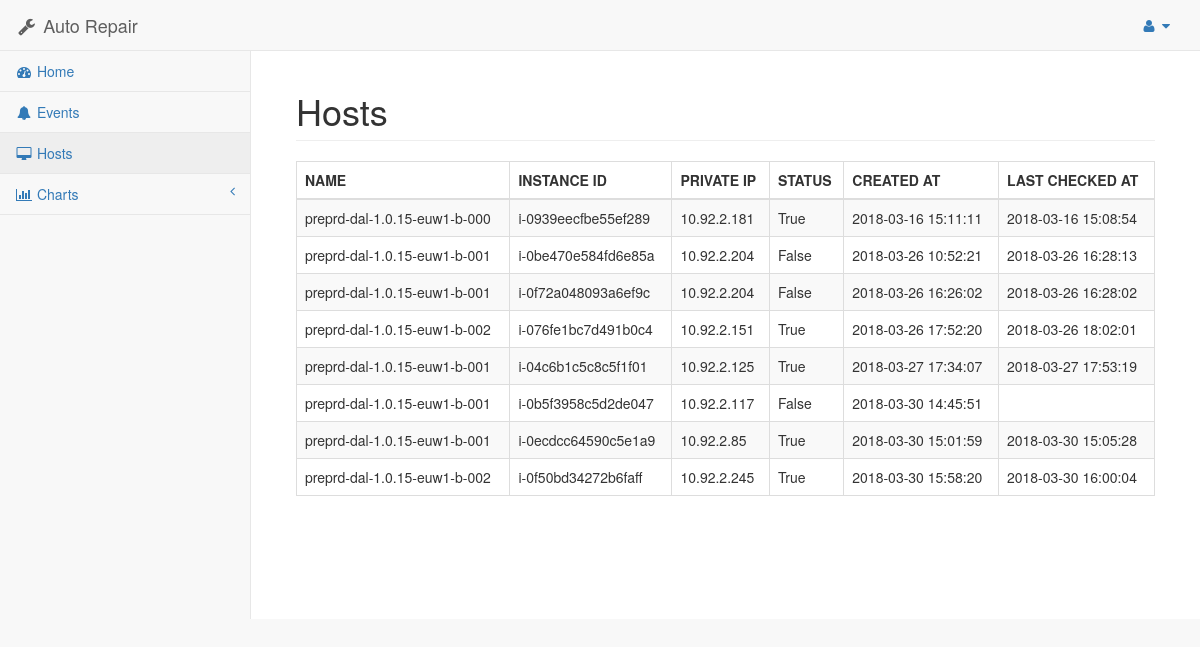
The app's page /hosts/ (signed in) with its own data.
### asset/models.py (models this page shows, shortened)
class EC2Instance(models.Model):
    module = models.ForeignKey(Module)
    region = models.ForeignKey(Region)
    status = models.BooleanField()
    active = models.BooleanField(default=True)
    last_checked_at = models.DateTimeField(blank=True, null=True)
    created_at = models.DateTimeField(auto_now_add=True)
    note = models.TextField(default="")
    name = models.CharField(max_length=500)
    instance_id = models.CharField(max_length=500)
    username = models.CharField(max_length=100)
    private_ip_address = models.CharField(max_length=500)
    key_pair = models.CharField(max_length=500)

### asset/views.py (the view)
# urls.py: url(r'hosts/$', views.HostsView.as_view(), name='hosts'),
class HostsView(View):
    template_name = 'asset/hosts.html'
    context = {
        'title': "Hosts"
    }
    @method_decorator(login_required)
    def get(self, request):
        hosts = EC2Instance.objects.all()
        if request.GET.get('region_name'):
            hosts = hosts.filter(region__name=request.GET.get('region_name'))
        self.context['hosts'] = hosts
        return render(request, self.template_name, self.context)

### asset/templates/asset/hosts.html
{% extends 'asset/layout.html' %}
{% block content %}
<table class="table table-striped table-bordered table-hover">
    <thead>
        <th>NAME</th>
        <th>INSTANCE ID</th>
        <th>PRIVATE IP</th>
        <th>STATUS</th>
        <th>CREATED AT</th>
        <th>LAST CHECKED AT</th>
    </thead>
    <tbody>
        {% for host in hosts %}
        <tr>
            <td>{{host.name}}</td>
            <td>{{host.instance_id}}</td>
            <td>{{host.private_ip_address}}</td>
            <td>{{host.status}}</td>
            <td>{{host.created_at|date:"Y-m-d H:i:s"}}</td>
            <td>{{host.last_checked_at|date:"Y-m-d H:i:s"}}</td>
        </tr>
        {% endfor %}
    </tbody>
</table>
{% endblock %}

### records on screen
EC2Instance: name "preprd-dal-1.0.15-euw1-b-000", instance_id "i-0939eecfbe55ef289", private_ip_address "10.92.2.181", status "True", created_at "2018-03-16 15:11:11", last_checked_at "2018-03-16 15:08:54"
EC2Instance: name "preprd-dal-1.0.15-euw1-b-001", instance_id "i-0be470e584fd6e85a", private_ip_address "10.92.2.204", status "False", created_at "2018-03-26 10:52:21", last_checked_at "2018-03-26 16:28:13"
EC2Instance: name "preprd-dal-1.0.15-euw1-b-001", instance_id "i-0f72a048093a6ef9c", private_ip_address "10.92.2.204", status "False", created_at "2018-03-26 16:26:02", last_checked_at "2018-03-26 16:28:02"
EC2Instance: name "preprd-dal-1.0.15-euw1-b-002", instance_id "i-076fe1bc7d491b0c4", private_ip_address "10.92.2.151", status "True", created_at "2018-03-26 17:52:20", last_checked_at "2018-03-26 18:02:01"
EC2Instance: name "preprd-dal-1.0.15-euw1-b-001", instance_id "i-04c6b1c5c8c5f1f01", private_ip_address "10.92.2.125", status "True", created_at "2018-03-27 17:34:07", last_checked_at "2018-03-27 17:53:19"
EC2Instance: name "preprd-dal-1.0.15-euw1-b-001", instance_id "i-0b5f3958c5d2de047", private_ip_address "10.92.2.117", status "False", created_at "2018-03-30 14:45:51"
EC2Instance: name "preprd-dal-1.0.15-euw1-b-001", instance_id "i-0ecdcc64590c5e1a9", private_ip_address "10.92.2.85", status "True", created_at "2018-03-30 15:01:59", last_checked_at "2018-03-30 15:05:28"
EC2Instance: name "preprd-dal-1.0.15-euw1-b-002", instance_id "i-0f50bd34272b6faff", private_ip_address "10.92.2.245", status "True", created_at "2018-03-30 15:58:20", last_checked_at "2018-03-30 16:00:04"

### other values on screen
{{ title }} "Hosts"
